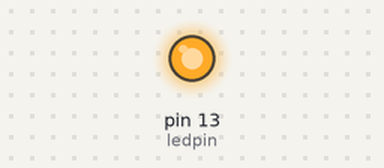
Bench run of a sketch on a simulated Arduino Uno, built with avr-gcc and run on an emulated ATmega328P. Parts: output pins drawn as LEDs (lit = HIGH).

Above: at 1.5 s.
At 4.5 s:
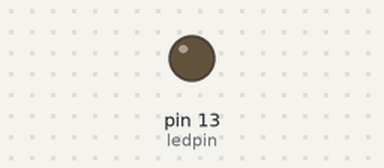
Timing chart, 0 to 7.8 s (numbered marks = the images above):
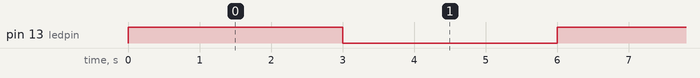

The sketch:

Blink.ino
```cpp
int ledpin = 13;        // LED connected to digital pin 13
int on_time = 3000;     // Time (in milliseconds) the LED remains ON
int off_time = 3000;    // Time (in milliseconds) the LED remains OFF

void setup() {
  pinMode(ledpin, OUTPUT);  // Set the LED pin as an output
}

void loop() {
  digitalWrite(ledpin, HIGH);  // Turn the LED on
  delay(on_time);              // Wait for the specified ON time
  digitalWrite(ledpin, LOW);   // Turn the LED off
  delay(off_time);             // Wait for the specified OFF time
}
```

Measured:
- by itself, pin 13 (ledpin): alternates HIGH for 3.0 s and LOW for 3.0 s
